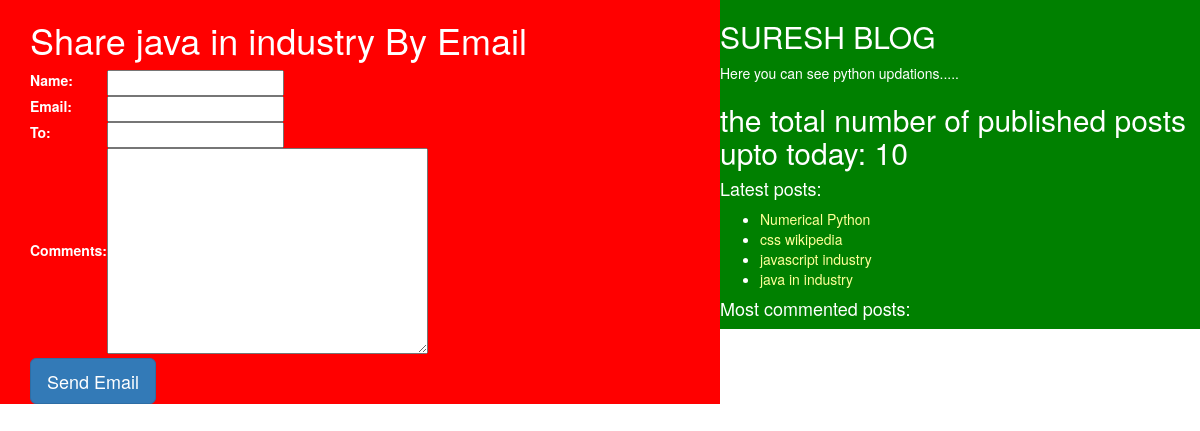
Page /7/share/ on the committed database.
### blog/models.py (models this page shows, shortened)
class Post(models.Model):
    STATIC_CHOICE = (('draft', 'Draft'), ('published', 'Published'))
    title = models.CharField(max_length=256)
    slug = models.SlugField(max_length=264, unique_for_date='publish')
    author = models.ForeignKey(User, related_name='blog_posts', on_delete=models.CASCADE)
    body = models.TextField()
    created = models.DateTimeField(auto_now_add=True)
    updated = models.DateTimeField(auto_now=True)
    publish = models.DateTimeField(default=timezone.now)
    status = models.CharField(max_length=10, choices=STATIC_CHOICE, default='draft')
    tags = TaggableManager()
    class Meta:
        ordering = ('-publish', )
    def get_absolute_url(self):
        return reverse('post_details', args=[self.publish.year, self.publish.strftime('%m'), self.publish.strftime('%d'),self.slug])

### blog/views.py (the view)
# urls.py: path('<int:id>/share/', views.mail_send_view),
def mail_send_view(request, id):
    post = get_object_or_404(Post, id=id, status='published')
    sent = False
    if request.method == 'POST':
        form = EmailSendForm(request.POST)
        if form.is_valid():
            cd = form.cleaned_data
            subject = '{}({}) recommends you to read "{}"'.format(cd['name'], cd['email'], post.title)
            post_url = request.build_absolute_uri(post.get_absolute_url())
            message = 'post read at :\n {}\n\n{}\'s comments:\n{}'.format(post_url, cd['name'], cd['comments'])
            send_mail(subject, message, 'reddysekhar795@blog.com', [cd['to']])
            sent = True
    else:
        form = EmailSendForm()
    return render(request, 'blog/sharebyemail.html', {'form': form, 'post': post, 'sent':sent})

### blog/forms.py
class EmailSendForm(forms.Form):
    name = forms.CharField()
    email = forms.EmailField()
    to = forms.EmailField()
    comments = forms.CharField(required=False, widget=forms.Textarea)

### blog/templatetags/blog_tags.py (called while the page is built)
@register.simple_tag
def total_posts():
    return Post.objects.count()

@register.inclusion_tag('blog/latestposts.html')
def show_latest_posts():
    late_posts = Post.objects.order_by('-publish')[:4]
    return {'late_posts': late_posts}

### templates/blog/sharebyemail.html (shortened to what this page needs)
{% extends 'blog/Home.html' %}
{% block content %}
{% if sent %}
<h1>Email Successfully sent!!!</h1>
<h2>Post with title:{{post.title}} information shared by email</h2>
{% else %}
<h1>Share {{post.title}} By Email</h1>
<table>
    <form method="POST">
        {{form.as_table}}
    </form>
</table>
<input type="submit" value="Send Email" class="btn btn-primary btn-lg" >
{% endif %}
{% endblock %}

### templates/blog/latestposts.html
<ul>
    {% for post in late_posts %}
    <li><a href="{{post.get_absolute_url}}">{{post.title}}</a></li>
    {%endfor%}
</ul>

### static/css/blog.css (style rules this page uses)
body { color:white; }
a { color:#ffff99; }

### rows in the picture
Post: title "java in industry"
Post: title "Numerical Python"
Post: title "css wikipedia"
Post: title "javascript industry"
